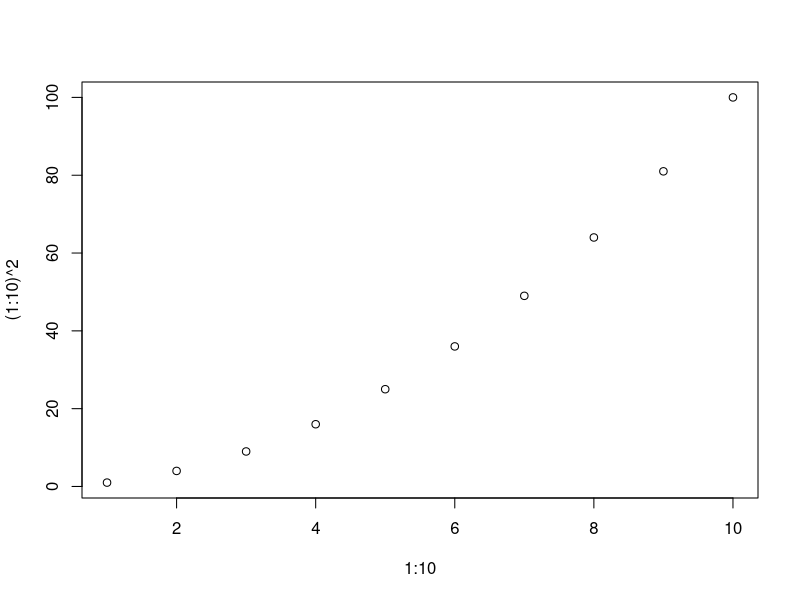

Here is the R script that generated this plot:
## ---- chunk 1
exp(10)  
## ---- chunk 2
exp(10)  
## ---- chunk 3
plot(x=1:10,y=(1:10)^2)
## ---- chunk 4
	t.test(x=c(1:10),y=c(7:20))
## ---- chunk 5
 officeNumber <- "1520A"
 officeBuilding <- "MSRB I"
## ---- chunk 6
	#this is a comment
## ---- chunk 7
	x <- 3
	typeof(x)
